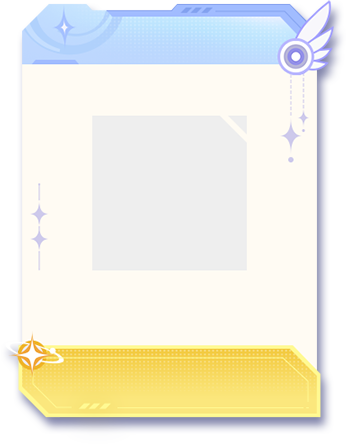
#> input picture dev/season_gift/s18/卡片框_raw.png, 348 x 444 px, found by its file name
$ python card_jobs.py
#> lines starting #> are read from the running program, lines starting #| are printed output that depends on the picture
"""卡片框出图任务:卡片结构照 S18 原件,AI 只换配色纹样。S18 卡片框 + 角标拼到绿底上当结构底图。
在仓库根目录跑;每期改 D(输出目录)、SHEET(本期角色参考)、base 末尾的主题句和 S 里各方案配色。
生成的 <D>card_jobs.json 交给 gemini-batch-image 批量出图。
"""
import json
from PIL import Image
D = "exports/nano/s18_vsinger_gift/"
L = "dev/season_gift/s18/"
SHEET = "docs/风格卡/S18虚拟歌姬礼包_参考/原画设计稿.jpg"

# 实例 361×460:卡片框 @(8,8)、角标 @(0,0);放大 3 倍放进 3:4 绿底
inst = Image.new("RGBA", (361, 460))
#> inst: PIL image 361x460 RGBA; every value is 0
inst.alpha_composite(Image.open(L + "卡片框_raw.png").convert("RGBA").crop((0, 0, 345, 444)), (8, 8))
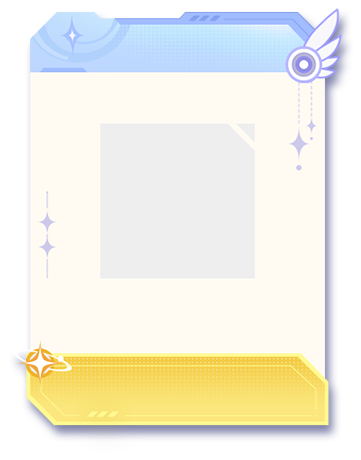
#> inst: PIL image 361x460 RGBA; mean R, G, B, A 185, 183.6, 174.9, 192.1; transparent parts drawn white
inst.alpha_composite(Image.open(L + "角标_raw.png").convert("RGBA"), (0, 0))
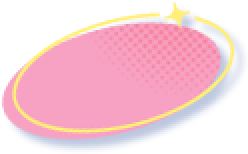
#> input picture dev/season_gift/s18/角标_raw.png, 124 x 77 px, found by its file name (shown 2 times larger)
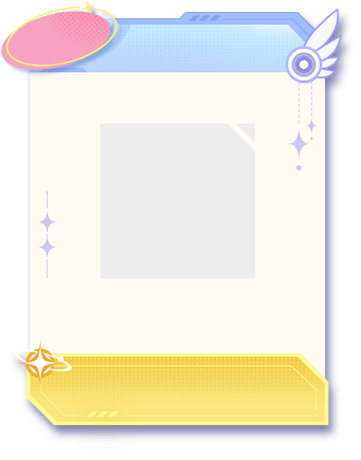
#> inst: PIL image 361x460 RGBA; mean R, G, B, A 188.3, 183.9, 175, 194.3; transparent parts drawn white
inst = inst.resize((361 * 3, 460 * 3), Image.LANCZOS)
#> inst: PIL image 1083x1380 RGBA
cv = Image.new("RGBA", (1200, 1600), (0, 255, 0, 255))
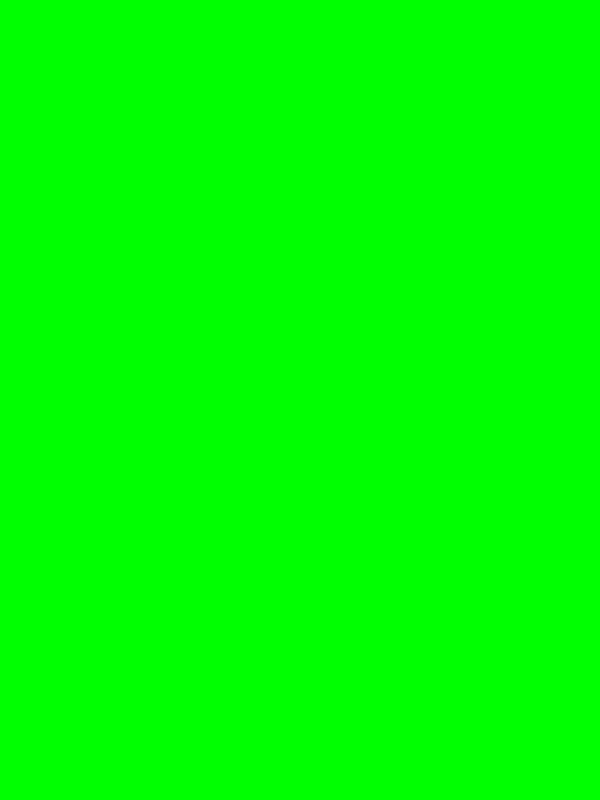
#> cv: PIL image 1200x1600 RGBA (shown at 1/2 size); mean R, G, B, A 0, 255, 0, 255
cv.alpha_composite(inst, ((1200 - inst.width) // 2, (1600 - inst.height) // 2))
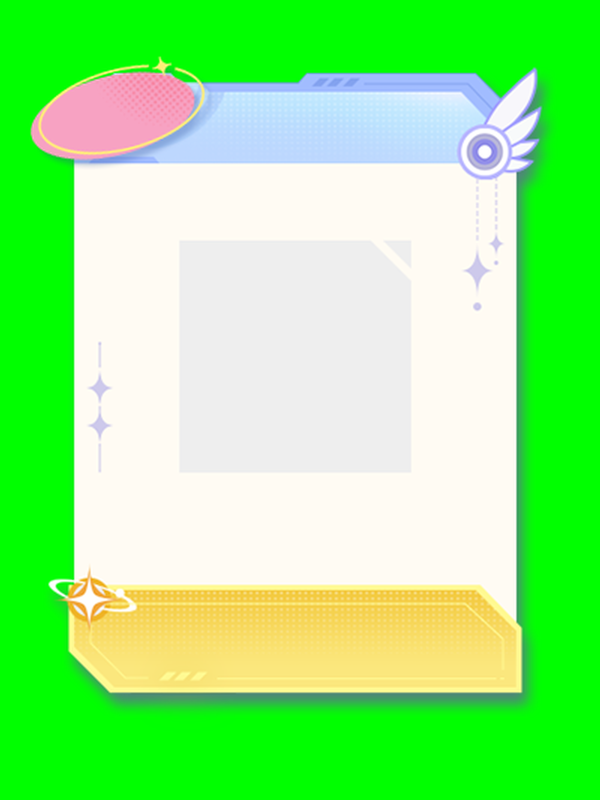
#> cv: PIL image 1200x1600 RGBA (shown at 1/2 size); mean R, G, B, A 141.3, 241.5, 128.3, 255
cv.convert("RGB").save(L + "结构底图.png")

base = ("Image 1 is an existing mobile game gift-pack card UI on a pure #00FF00 green background. Redraw THIS EXACT card with a new color scheme and theme motifs. "
 "STRICT: keep the identical outline, size and position of every part — the title bar across the top, the wing ornament position at top-right, the light rectangular icon area in the middle (keep it empty, plain light), "
 "the big empty light body below it, the price button shape and position at the bottom, the small sparkle ornament at the price button's left end, and the oval discount tag overhanging the top-left corner. "
 "Do not move, resize, add or remove parts; only change colors, materials and small decorative motifs (the top-right wing becomes the theme ornament of the same size). "
 "Keep the solid #00FF00 green background around it, same framing. NO text, numbers or letters anywhere. Clean crisp game UI rendering. "
 "Theme (see image 2): sweet-cool chibi virtual idol, pink twin tails, matte black mecha trim with pink neon lines, headphones with pointed horn tips, stars, hearts. ")
S = {
 "A": "Colors: title bar and frame edge matte black #2A2328 with a glowing pink neon line, body near-white with a faint pink tint, icon area pale pink-white; top-right ornament = a small headphone-horn disc with a star; price button magenta #FF3D9A to pink gradient with white gloss; discount tag black with magenta neon rim.",
 "B": "Colors: title bar and frame edge black mecha panel with glowing hot pink #FF3D9A neon edges, body soft light pink, icon area pale pink; top-right ornament = a glowing pink neon star with a horn; price button bright glowing pink with white highlight; discount tag hot pink with black inner rim.",
 "C": "Colors: title bar and frame edge glossy translucent pink PVC with a white glowing rim and holographic sheen, body white with pink-lavender iridescence, icon area pale lavender-white; top-right ornament = a pink holographic star crest; price button pink to coral glossy jelly; discount tag pink star-burst holographic.",
 "D": "Colors: title bar black with tiny devil horns and a heart, frame edge black-and-pink checkerboard trim, body white, icon area pale pink; top-right ornament = a small black heart with devil wing; price button hot pink glossy with white highlight; discount tag black heart-ish oval with pink edge.",
}
jobs = [{"key": f"{k}_card{i}", "prompt": base + v, "refs": [L + "结构底图.png", SHEET], "aspect": "3:4"} for k, v in S.items() for i in (1, 2)]
json.dump(jobs, open(D + "card_jobs.json", "w", encoding="utf-8"), ensure_ascii=False, indent=1)
print(len(jobs))
